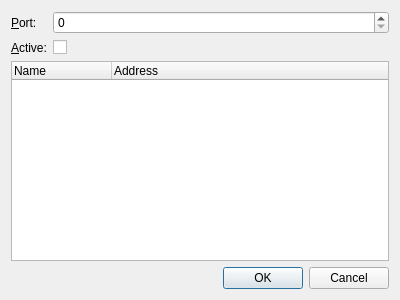
<?xml version="1.0" encoding="UTF-8"?>
<ui version="4.0">
 <class>ExchangeDialog</class>
 <widget class="QDialog" name="ExchangeDialog">
  <property name="geometry">
   <rect>
    <x>0</x>
    <y>0</y>
    <width>400</width>
    <height>300</height>
   </rect>
  </property>
  <property name="windowTitle">
   <string>Dialog</string>
  </property>
  <layout class="QFormLayout" name="formLayout">
   <item row="0" column="0">
    <widget class="QLabel" name="portLabel">
     <property name="text">
      <string>&amp;Port:</string>
     </property>
     <property name="buddy">
      <cstring>portSpinBox</cstring>
     </property>
    </widget>
   </item>
   <item row="0" column="1">
    <widget class="QSpinBox" name="portSpinBox">
     <property name="maximum">
      <number>65535</number>
     </property>
    </widget>
   </item>
   <item row="1" column="0">
    <widget class="QLabel" name="activeLabel">
     <property name="text">
      <string>&amp;Active:</string>
     </property>
     <property name="buddy">
      <cstring>activeCheckBox</cstring>
     </property>
    </widget>
   </item>
   <item row="1" column="1">
    <widget class="QCheckBox" name="activeCheckBox"/>
   </item>
   <item row="2" column="0" colspan="2">
    <widget class="QTreeWidget" name="treeWidget">
     <column>
      <property name="text">
       <string>Name</string>
      </property>
     </column>
     <column>
      <property name="text">
       <string>Address</string>
      </property>
     </column>
    </widget>
   </item>
   <item row="3" column="0" colspan="2">
    <widget class="QDialogButtonBox" name="buttonBox">
     <property name="orientation">
      <enum>Qt::Horizontal</enum>
     </property>
     <property name="standardButtons">
      <set>QDialogButtonBox::Cancel|QDialogButtonBox::Ok</set>
     </property>
    </widget>
   </item>
  </layout>
 </widget>
 <resources/>
 <connections>
  <connection>
   <sender>buttonBox</sender>
   <signal>accepted()</signal>
   <receiver>ExchangeDialog</receiver>
   <slot>accept()</slot>
   <hints>
    <hint type="sourcelabel">
     <x>248</x>
     <y>254</y>
    </hint>
    <hint type="destinationlabel">
     <x>157</x>
     <y>274</y>
    </hint>
   </hints>
  </connection>
  <connection>
   <sender>buttonBox</sender>
   <signal>rejected()</signal>
   <receiver>ExchangeDialog</receiver>
   <slot>reject()</slot>
   <hints>
    <hint type="sourcelabel">
     <x>316</x>
     <y>260</y>
    </hint>
    <hint type="destinationlabel">
     <x>286</x>
     <y>274</y>
    </hint>
   </hints>
  </connection>
 </connections>
</ui>
